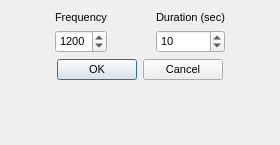
<?xml version="1.0" encoding="UTF-8"?>
<ui version="4.0">
 <class>freqForm</class>
 <widget class="QDialog" name="freqForm">
  <property name="geometry">
   <rect>
    <x>0</x>
    <y>0</y>
    <width>280</width>
    <height>145</height>
   </rect>
  </property>
  <property name="font">
   <font>
    <pointsize>8</pointsize>
   </font>
  </property>
  <property name="windowTitle">
   <string>Test Signal</string>
  </property>
  <layout class="QVBoxLayout">
   <property name="spacing">
    <number>6</number>
   </property>
   <property name="leftMargin">
    <number>11</number>
   </property>
   <property name="topMargin">
    <number>11</number>
   </property>
   <property name="rightMargin">
    <number>11</number>
   </property>
   <property name="bottomMargin">
    <number>11</number>
   </property>
   <item>
    <layout class="QHBoxLayout">
     <property name="spacing">
      <number>6</number>
     </property>
     <property name="leftMargin">
      <number>0</number>
     </property>
     <property name="topMargin">
      <number>0</number>
     </property>
     <property name="rightMargin">
      <number>0</number>
     </property>
     <property name="bottomMargin">
      <number>0</number>
     </property>
     <item>
      <spacer>
       <property name="orientation">
        <enum>Qt::Horizontal</enum>
       </property>
       <property name="sizeType">
        <enum>QSizePolicy::Expanding</enum>
       </property>
       <property name="sizeHint" stdset="0">
        <size>
         <width>20</width>
         <height>20</height>
        </size>
       </property>
      </spacer>
     </item>
     <item>
      <layout class="QVBoxLayout">
       <property name="spacing">
        <number>6</number>
       </property>
       <property name="leftMargin">
        <number>0</number>
       </property>
       <property name="topMargin">
        <number>0</number>
       </property>
       <property name="rightMargin">
        <number>0</number>
       </property>
       <property name="bottomMargin">
        <number>0</number>
       </property>
       <item>
        <widget class="QLabel" name="frequencyLabel">
         <property name="font">
          <font/>
         </property>
         <property name="text">
          <string>Frequency</string>
         </property>
         <property name="wordWrap">
          <bool>false</bool>
         </property>
        </widget>
       </item>
       <item>
        <widget class="QSpinBox" name="frequencySpinBox">
         <property name="font">
          <font/>
         </property>
         <property name="minimum">
          <number>300</number>
         </property>
         <property name="maximum">
          <number>2500</number>
         </property>
         <property name="value">
          <number>1200</number>
         </property>
        </widget>
       </item>
      </layout>
     </item>
     <item>
      <spacer>
       <property name="orientation">
        <enum>Qt::Horizontal</enum>
       </property>
       <property name="sizeType">
        <enum>QSizePolicy::Expanding</enum>
       </property>
       <property name="sizeHint" stdset="0">
        <size>
         <width>20</width>
         <height>20</height>
        </size>
       </property>
      </spacer>
     </item>
     <item>
      <layout class="QVBoxLayout">
       <property name="spacing">
        <number>6</number>
       </property>
       <property name="leftMargin">
        <number>0</number>
       </property>
       <property name="topMargin">
        <number>0</number>
       </property>
       <property name="rightMargin">
        <number>0</number>
       </property>
       <property name="bottomMargin">
        <number>0</number>
       </property>
       <item>
        <widget class="QLabel" name="durationLabel">
         <property name="font">
          <font/>
         </property>
         <property name="text">
          <string>Duration (sec)</string>
         </property>
         <property name="wordWrap">
          <bool>false</bool>
         </property>
        </widget>
       </item>
       <item>
        <widget class="QSpinBox" name="durationSpinBox">
         <property name="font">
          <font/>
         </property>
         <property name="minimum">
          <number>1</number>
         </property>
         <property name="maximum">
          <number>100</number>
         </property>
         <property name="value">
          <number>10</number>
         </property>
        </widget>
       </item>
      </layout>
     </item>
     <item>
      <spacer>
       <property name="orientation">
        <enum>Qt::Horizontal</enum>
       </property>
       <property name="sizeType">
        <enum>QSizePolicy::Expanding</enum>
       </property>
       <property name="sizeHint" stdset="0">
        <size>
         <width>20</width>
         <height>20</height>
        </size>
       </property>
      </spacer>
     </item>
    </layout>
   </item>
   <item>
    <layout class="QHBoxLayout">
     <property name="spacing">
      <number>6</number>
     </property>
     <property name="leftMargin">
      <number>0</number>
     </property>
     <property name="topMargin">
      <number>0</number>
     </property>
     <property name="rightMargin">
      <number>0</number>
     </property>
     <property name="bottomMargin">
      <number>0</number>
     </property>
     <item>
      <spacer>
       <property name="orientation">
        <enum>Qt::Horizontal</enum>
       </property>
       <property name="sizeType">
        <enum>QSizePolicy::Expanding</enum>
       </property>
       <property name="sizeHint" stdset="0">
        <size>
         <width>20</width>
         <height>20</height>
        </size>
       </property>
      </spacer>
     </item>
     <item>
      <widget class="QPushButton" name="okButton">
       <property name="font">
        <font/>
       </property>
       <property name="text">
        <string>OK</string>
       </property>
      </widget>
     </item>
     <item>
      <widget class="QPushButton" name="cancelButton">
       <property name="font">
        <font/>
       </property>
       <property name="text">
        <string>Cancel</string>
       </property>
      </widget>
     </item>
     <item>
      <spacer>
       <property name="orientation">
        <enum>Qt::Horizontal</enum>
       </property>
       <property name="sizeType">
        <enum>QSizePolicy::Expanding</enum>
       </property>
       <property name="sizeHint" stdset="0">
        <size>
         <width>20</width>
         <height>20</height>
        </size>
       </property>
      </spacer>
     </item>
    </layout>
   </item>
   <item>
    <spacer>
     <property name="orientation">
      <enum>Qt::Vertical</enum>
     </property>
     <property name="sizeType">
      <enum>QSizePolicy::Expanding</enum>
     </property>
     <property name="sizeHint" stdset="0">
      <size>
       <width>20</width>
       <height>20</height>
      </size>
     </property>
    </spacer>
   </item>
  </layout>
 </widget>
 <layoutdefault spacing="6" margin="11"/>
 <resources/>
 <connections>
  <connection>
   <sender>okButton</sender>
   <signal>clicked()</signal>
   <receiver>freqForm</receiver>
   <slot>accept()</slot>
   <hints>
    <hint type="sourcelabel">
     <x>20</x>
     <y>20</y>
    </hint>
    <hint type="destinationlabel">
     <x>20</x>
     <y>20</y>
    </hint>
   </hints>
  </connection>
  <connection>
   <sender>cancelButton</sender>
   <signal>clicked()</signal>
   <receiver>freqForm</receiver>
   <slot>reject()</slot>
   <hints>
    <hint type="sourcelabel">
     <x>20</x>
     <y>20</y>
    </hint>
    <hint type="destinationlabel">
     <x>20</x>
     <y>20</y>
    </hint>
   </hints>
  </connection>
 </connections>
</ui>
